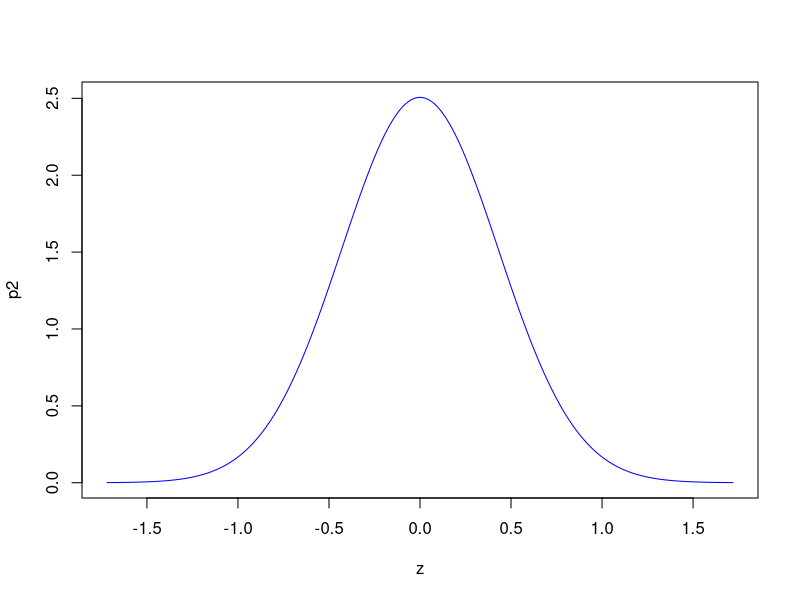

Recreate this plot in R.
x<-seq(-4,4,length=200)
# # x<-seq(1,4,length=200)
# a<-1/(sd(x))*sqrt((2*pi))
# b<-exp(-0.5*((x-mean(x))/sd(x))^2)
# p=a*b
# # plot(x,p,type="l",col="red")
z<-(x-mean(x))/(sd(x))
# sd(z)
l<-sqrt((2*pi))
m<-exp(-0.5*((x)^2))
p2=l*m
print(p2)
plot(z,p2,type="l",col="blue")

